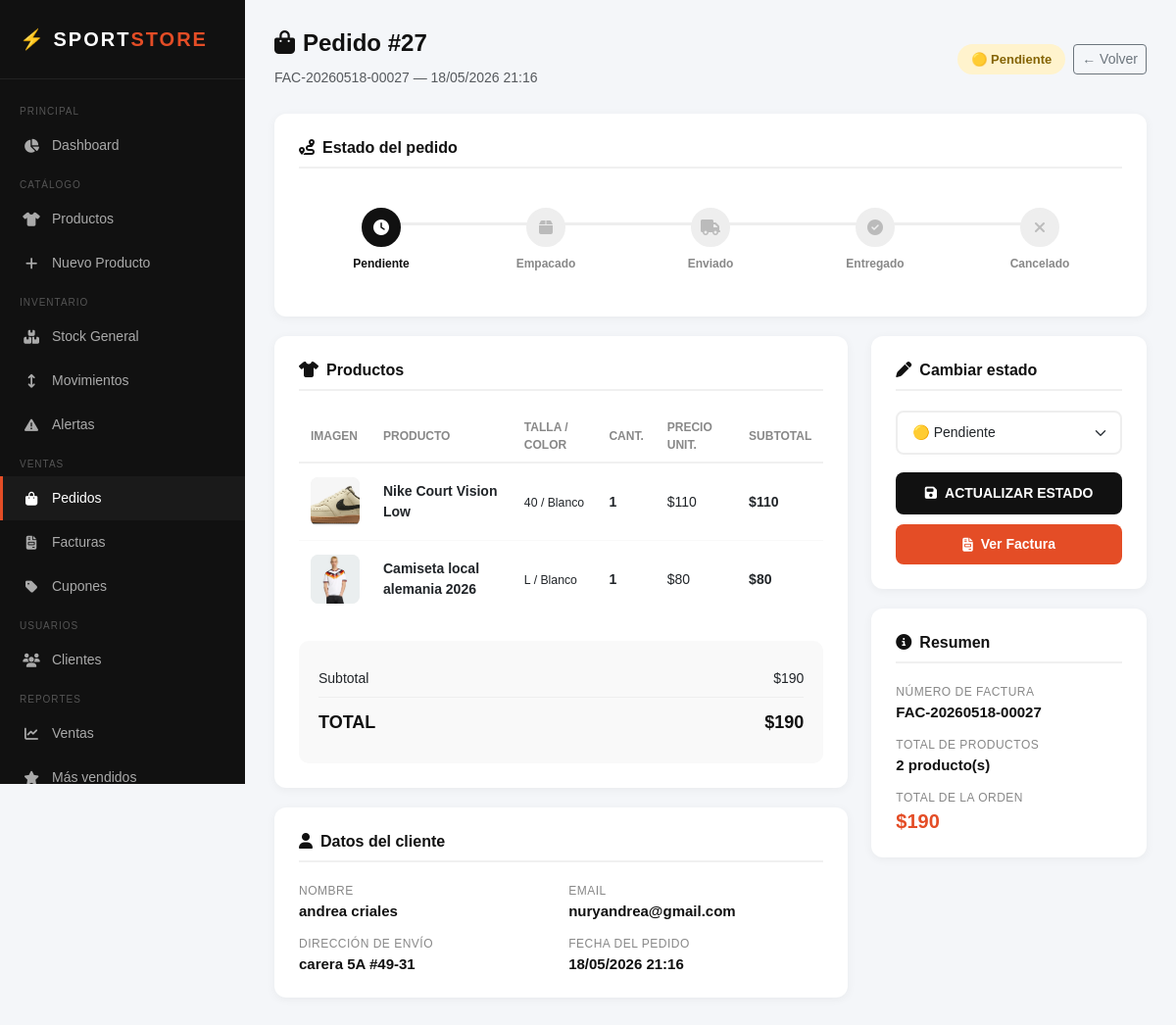
Screenshot of /admin/pedidos/detalle.php?id=27 (signed in) with the database file from the repository.
### tables this page shows
CREATE TABLE `ordenes` (
  `id` int(11) NOT NULL,
  `usuario_id` int(11) NOT NULL,
  `cupon_id` int(11) DEFAULT NULL,
  `subtotal` decimal(10,2) NOT NULL,
  `descuento` decimal(10,2) DEFAULT 0.00,
  `total` decimal(10,2) NOT NULL,
  `estado` enum('pendiente','empacado','enviado','entregado','cancelado') DEFAULT 'pendiente',
  `direccion_envio` text DEFAULT NULL,
  `fecha` timestamp NOT NULL DEFAULT current_timestamp()
);

CREATE TABLE `facturas` (
  `id` int(11) NOT NULL,
  `orden_id` int(11) NOT NULL,
  `numero_factura` varchar(50) NOT NULL,
  `fecha` timestamp NOT NULL DEFAULT current_timestamp()
);

CREATE TABLE `detalle_orden` (
  `id` int(11) NOT NULL,
  `orden_id` int(11) NOT NULL,
  `variante_id` int(11) NOT NULL,
  `cantidad` int(11) NOT NULL,
  `precio_unitario` decimal(10,2) NOT NULL,
  `subtotal` decimal(10,2) NOT NULL,
  `fecha_creacion` timestamp NOT NULL DEFAULT current_timestamp()
);

CREATE TABLE `productos` (
  `id` int(11) NOT NULL,
  `nombre` varchar(150) NOT NULL,
  `descripcion` text DEFAULT NULL,
  `categoria_id` int(11) DEFAULT NULL,
  `imagen_principal` varchar(255) DEFAULT NULL,
  `coleccion` enum('nueva_temporada','outlet','mas_vendidos','normal') DEFAULT 'normal',
  `activo` tinyint(1) DEFAULT 1,
  `fecha_creacion` timestamp NOT NULL DEFAULT current_timestamp()
);

CREATE TABLE `variantes` (
  `id` int(11) NOT NULL,
  `producto_id` int(11) NOT NULL,
  `talla` varchar(10) NOT NULL,
  `color` varchar(50) NOT NULL,
  `precio` decimal(10,2) NOT NULL,
  `stock` int(11) DEFAULT 0,
  `activo` tinyint(1) DEFAULT 1
);

CREATE TABLE `usuarios_roles` (
  `id` int(11) NOT NULL,
  `nombre` varchar(100) NOT NULL,
  `email` varchar(100) NOT NULL,
  `password` varchar(255) NOT NULL,
  `telefono` varchar(20) DEFAULT NULL,
  `rol` enum('cliente','admin','inventario','contador','vendedor') DEFAULT 'cliente',
  `activo` tinyint(1) DEFAULT 1,
  `fecha_registro` timestamp NOT NULL DEFAULT current_timestamp()
);

### includes/funciones_orden.php (called while the page is built, shortened)
<?php
function obtenerOrden($orden_id)
{
    $db = conectar();
    $stmt = $db->prepare("
        SELECT
            o.*,
            u.nombre AS cliente,
            u.email,
            f.numero_factura
        FROM ordenes o
        INNER JOIN usuarios_roles u
            ON o.usuario_id = u.id
        LEFT JOIN facturas f
            ON f.orden_id = o.id
        WHERE o.id = ?
    ");
    $stmt->execute([
        $orden_id
    ]);
    return $stmt->fetch(
        PDO::FETCH_ASSOC
    );
}
if (!function_exists('obtenerItemsOrden')) {
    function obtenerItemsOrden($orden_id)
    {
        $db = conectar();
        $stmt = $db->prepare("
            SELECT
                d.*,
                p.nombre,
                p.imagen_principal,
                v.talla,
                v.color
            FROM detalle_orden d
            INNER JOIN variantes v
                ON d.variante_id = v.id
            INNER JOIN productos p
                ON v.producto_id = p.id
            WHERE d.orden_id = ?
        ");
        $stmt->execute([
            $orden_id
        ]);
        return $stmt->fetchAll(
            PDO::FETCH_ASSOC
        );
    }
}

### admin/pedidos/detalle.php (the view, shortened to what this page needs)
<?php
require_once '../../includes/funciones_orden.php';
$id = $_GET['id'] ?? null;
$orden = obtenerOrden($id);
$items   = obtenerItemsOrden($id);
$estados_info = [
    'pendiente' => ['icon' => '🟡', 'label' => 'Pendiente',  'color' => '#856404'],
    'empacado'  => ['icon' => '🔵', 'label' => 'Empacado',   'color' => '#004085'],
    'enviado'   => ['icon' => '🚚', 'label' => 'Enviado',    'color' => '#155724'],
    'entregado' => ['icon' => '✅', 'label' => 'Entregado',  'color' => '#0c5460'],
    'cancelado' => ['icon' => '❌', 'label' => 'Cancelado',  'color' => '#721c24'],
];
?>
<!DOCTYPE html>
<html lang="es">
<head>
    <link href="https://cdn.jsdelivr.net/npm/bootstrap@5.3.0/dist/css/bootstrap.min.css" rel="stylesheet">
    <link href="https://cdnjs.cloudflare.com/ajax/libs/font-awesome/6.4.0/css/all.min.css" rel="stylesheet">
    <link href="../assets/css/pedidos/detalle.css" rel="stylesheet">
</head>
<body>
<div class="sidebar">
    <div class="sidebar-logo">⚡ SPORT<span>STORE</span></div>
    <nav class="sidebar-menu">
        <div class="menu-label">Principal</div>
        <a href="../index.php" class="menu-item">
            <i class="fas fa-chart-pie"></i> Dashboard
        </a>
        <div class="menu-label">Catálogo</div>
        <a href="../productos/index.php" class="menu-item">
            <i class="fas fa-shirt"></i> Productos
        </a>
        <a href="../productos/crear.php" class="menu-item">
            <i class="fas fa-plus"></i> Nuevo Producto
        </a>
        <div class="menu-label">Inventario</div>
        <a href="../inventario/index.php" class="menu-item">
            <i class="fas fa-boxes-stacked"></i> Stock General
        </a>
        <a href="../inventario/movimientos.php" class="menu-item">
            <i class="fas fa-arrows-up-down"></i> Movimientos
        </a>
        <a href="../inventario/alertas.php" class="menu-item">
            <i class="fas fa-triangle-exclamation"></i> Alertas
        </a>
        <div class="menu-label">Ventas</div>
        <a href="index.php" class="menu-item active">
            <i class="fas fa-bag-shopping"></i> Pedidos
        </a>
         <a href="facturas/index.php" class="menu-item">
                <i class="fas fa-file-invoice"></i> Facturas
            </a>
        <a href="../cupones/index.php" class="menu-item">
            <i class="fas fa-tag"></i> Cupones
        </a>
        <div class="menu-label">Usuarios</div>
        <a href="../clientes/index.php" class="menu-item">
            <i class="fas fa-users"></i> Clientes
        </a>
        <div class="menu-label">Reportes</div>
        <a href="../reportes/ventas.php" class="menu-item">
            <i class="fas fa-chart-line"></i> Ventas
        </a>
        <a href="../reportes/productos.php" class="menu-item">
            <i class="fas fa-star"></i> Más vendidos
        </a>
    </nav>
</div>
<div class="main-content">
    <div class="page-header">
        <div>
            <h1><i class="fas fa-bag-shopping me-2"></i>Pedido #<?= $orden['id'] ?></h1>
            <small class="text-muted">
                <?= htmlspecialchars($orden['numero_factura'] ?? 'Sin factura') ?> —
                <?= date('d/m/Y H:i', strtotime($orden['fecha'])) ?>
            </small>
        </div>
        <div class="d-flex gap-2 align-items-center">
            <span class="badge-estado estado-<?= $orden['estado'] ?>">
                <?= $estados_info[$orden['estado']]['icon'] ?>
                <?= $estados_info[$orden['estado']]['label'] ?>
            </span>
            <a href="index.php" class="btn btn-outline-secondary btn-sm">
                ← Volver
            </a>
        </div>
    </div>
    <div class="card-section">
        <h5><i class="fas fa-route me-2"></i>Estado del pedido</h5>
        <?php
        $orden_estados  = ['pendiente', 'empacado', 'enviado', 'entregado'];
        $estado_actual  = $orden['estado'];
        $indice_actual  = array_search($estado_actual, $orden_estados);
        ?>
        <div class="timeline">
            <?php foreach ($orden_estados as $i => $est): ?>
                <?php
                if ($estado_actual === 'cancelado') {
                    $clase = '';
                } elseif ($i < $indice_actual) {
                    $clase = 'completado';
                } elseif ($i === $indice_actual) {
                    $clase = 'activo';
                } else {
                    $clase = '';
                }
                ?>
                <div class="timeline-step">
                    <div class="timeline-dot <?= $clase ?>">
                        <?php
                        $iconos = ['fa-clock', 'fa-box', 'fa-truck', 'fa-circle-check'];
                        echo '<i class="fas ' . $iconos[$i] . '"></i>';
                        ?>
                    </div>
                    <span class="timeline-label <?= $clase ?>">
                        <?= ucfirst($est) ?>
                    </span>
                </div>
            <?php endforeach; ?>
            <div class="timeline-step">
                <div class="timeline-dot <?= $estado_actual === 'cancelado' ? 'cancelado' : '' ?>">
                    <i class="fas fa-xmark"></i>
                </div>
                <span class="timeline-label <?= $estado_actual === 'cancelado' ? 'activo' : '' ?>">
                    Cancelado
                </span>
            </div>
        </div>
    </div>
    <div class="row g-4">
        <div class="col-md-8">
            <div class="card-section">
                <h5><i class="fas fa-shirt me-2"></i>Productos</h5>
                <table class="items-table">
                    <thead>
                        <tr>
                            <th>Imagen</th>
                            <th>Producto</th>
                            <th>Talla / Color</th>
                            <th>Cant.</th>
                            <th>Precio unit.</th>
                            <th>Subtotal</th>
                        </tr>
                    </thead>
                    <tbody>
                        <?php foreach ($items as $item): ?>
                        <tr>
                            <td>
                                <?php if ($item['imagen_principal']): ?>
                                    <img
                                        src="../../uploads/productos/<?= htmlspecialchars($item['imagen_principal']) ?>"
                                        class="producto-img"
                                        alt=""
                                    >
                                <?php else: ?>
                                    <div style="width:50px;height:50px;background:#f0f0f0;border-radius:8px;display:flex;align-items:center;justify-content:center;color:#bbb">
                                        <i class="fas fa-image"></i>
                                    </div>
                                <?php endif; ?>
                            </td>
                            <td><strong><?= htmlspecialchars($item['nombre']) ?></strong></td>
                            <td>
                                <small>
                                    <?= htmlspecialchars($item['talla']) ?> /
                                    <?= htmlspecialchars($item['color']) ?>
                                </small>
                            </td>
                            <td><strong><?= $item['cantidad'] ?></strong></td>
                            <td>$<?= number_format($item['precio_unitario'], 0, ',', '.') ?></td>
                            <td><strong>$<?= number_format($item['subtotal'], 0, ',', '.') ?></strong></td>
                        </tr>
                        <?php endforeach; ?>
                    </tbody>
                </table>
                <div class="totales-box mt-4">
                    <div class="totales-row">
                        <span>Subtotal</span>
                        <span>$<?= number_format($orden['subtotal'], 0, ',', '.') ?></span>
                    </div>
                    <div class="totales-row">
                        <span>TOTAL</span>
                        <span>$<?= number_format($orden['total'], 0, ',', '.') ?></span>
                    </div>
                </div>
            </div>
            <div class="card-section">
                <h5><i class="fas fa-user me-2"></i>Datos del cliente</h5>
                <div class="info-grid">
                    <div class="info-item">
                        <p>Nombre</p>
                        <h6><?= htmlspecialchars($orden['cliente']) ?></h6>
                    </div>
                    <div class="info-item">
                        <p>Email</p>
                        <h6><?= htmlspecialchars($orden['email']) ?></h6>
                    </div>
                    <div class="info-item">
                        <p>Dirección de envío</p>
                        <h6><?= htmlspecialchars($orden['direccion_envio'] ?? 'No especificada') ?></h6>
                    </div>
                    <div class="info-item">
                        <p>Fecha del pedido</p>
                        <h6><?= date('d/m/Y H:i', strtotime($orden['fecha'])) ?></h6>
                    </div>
                </div>
            </div>
        </div>
        <div class="col-md-4">
            <div class="card-section">
                <h5><i class="fas fa-pen me-2"></i>Cambiar estado</h5>
                <form method="POST" action="">
                    <select name="nuevo_estado" class="form-select mb-2">
                        <?php foreach ($estados_info as $valor => $info): ?>
                            <option
                                value="<?= $valor ?>"
                                <?= $orden['estado'] === $valor ? 'selected' : '' ?>
                            >
                                <?= $info['icon'] ?> <?= $info['label'] ?>
                            </option>
                        <?php endforeach; ?>
                    </select>
                    <button type="submit" class="btn-cambiar">
                        <i class="fas fa-save me-2"></i>ACTUALIZAR ESTADO
                    </button>
                </form>
                <a
                    href="../../cliente/descargar_factura.php?orden_id=<?= $orden['id'] ?>&view=1"
                    target="_blank"
                    class="btn-factura"
                >
                    <i class="fas fa-file-invoice"></i> Ver Factura
                </a>
            </div>
            <div class="card-section">
                <h5><i class="fas fa-info-circle me-2"></i>Resumen</h5>
                <div class="info-grid" style="grid-template-columns: 1fr;">
                    <div class="info-item">
                        <p>Número de factura</p>
                        <h6><?= htmlspecialchars($orden['numero_factura'] ?? 'Sin factura') ?></h6>
                    </div>
                    <div class="info-item">
                        <p>Total de productos</p>
                        <h6><?= count($items) ?> producto(s)</h6>
                    </div>
                    <div class="info-item">
                        <p>Total de la orden</p>
                        <h6 style="color:#e44d26; font-size:20px">
                            $<?= number_format($orden['total'], 0, ',', '.') ?>
                        </h6>
                    </div>
                </div>
            </div>
        </div>
    </div>
</div>
</body>
</html>

### rows the page displays
ordenes: id "27", facturas.numero_factura "FAC-20260518-00027", fecha "18/05/2026 21:16", estado "🟡", estado "Pendiente", subtotal "190", total "190", usuario.nombre "andrea criales", usuario.email "nuryandrea@gmail.com", direccion_envio "carera 5A #49-31", nuevo_estado "🟡 Pendiente"
detalle_orden: productos.imagen_principal (picture), productos.nombre "Nike Court Vision Low", variante.talla "40", variante.color "Blanco", cantidad "1", precio_unitario "110", subtotal "110"
detalle_orden: productos.imagen_principal (picture), productos.nombre "Camiseta local alemania 2026", variante.talla "L", variante.color "Blanco", cantidad "1", precio_unitario "80", subtotal "80"

### other values shown
$est "Pendiente"
$est "Empacado"
$est "Enviado"
$est "Entregado"
count($items) "2"
